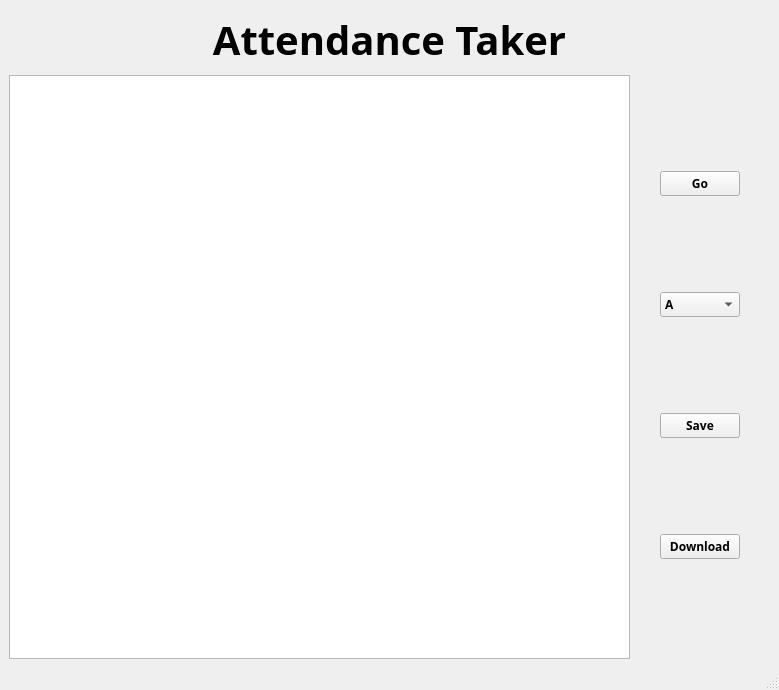
<?xml version="1.0" encoding="UTF-8"?>
<ui version="4.0">
 <class>MainWindow</class>
 <widget class="QMainWindow" name="MainWindow">
  <property name="geometry">
   <rect>
    <x>0</x>
    <y>0</y>
    <width>779</width>
    <height>690</height>
   </rect>
  </property>
  <property name="windowTitle">
   <string>MainWindow</string>
  </property>
  <widget class="QWidget" name="centralwidget">
   <layout class="QVBoxLayout" name="verticalLayout">
    <item>
     <widget class="QLabel" name="headingLabel">
      <property name="sizePolicy">
       <sizepolicy hsizetype="Preferred" vsizetype="Fixed">
        <horstretch>0</horstretch>
        <verstretch>0</verstretch>
       </sizepolicy>
      </property>
      <property name="minimumSize">
       <size>
        <width>0</width>
        <height>60</height>
       </size>
      </property>
      <property name="font">
       <font>
        <family>Century Gothic</family>
        <pointsize>30</pointsize>
        <weight>75</weight>
        <bold>true</bold>
       </font>
      </property>
      <property name="text">
       <string>Attendance Taker</string>
      </property>
      <property name="alignment">
       <set>Qt::AlignCenter</set>
      </property>
     </widget>
    </item>
    <item>
     <layout class="QHBoxLayout" name="contentBox">
      <property name="spacing">
       <number>0</number>
      </property>
      <item>
       <widget class="QTextBrowser" name="outputBox">
        <property name="whatsThis">
         <string>&lt;html&gt;&lt;head/&gt;&lt;body&gt;&lt;p&gt;Output Box&lt;/p&gt;&lt;/body&gt;&lt;/html&gt;</string>
        </property>
       </widget>
      </item>
      <item>
       <layout class="QVBoxLayout" name="verticalLayout_3">
        <property name="leftMargin">
         <number>30</number>
        </property>
        <property name="rightMargin">
         <number>30</number>
        </property>
        <item>
         <widget class="QPushButton" name="goButton">
          <property name="minimumSize">
           <size>
            <width>0</width>
            <height>0</height>
           </size>
          </property>
          <property name="font">
           <font>
            <family>Century Gothic</family>
            <weight>75</weight>
            <bold>true</bold>
           </font>
          </property>
          <property name="whatsThis">
           <string>&lt;html&gt;&lt;head/&gt;&lt;body&gt;&lt;p&gt;Start Attendance&lt;/p&gt;&lt;/body&gt;&lt;/html&gt;</string>
          </property>
          <property name="text">
           <string>Go</string>
          </property>
         </widget>
        </item>
        <item>
         <widget class="QComboBox" name="sheetChoice">
          <property name="font">
           <font>
            <family>Century Gothic</family>
            <weight>75</weight>
            <bold>true</bold>
           </font>
          </property>
          <property name="contextMenuPolicy">
           <enum>Qt::DefaultContextMenu</enum>
          </property>
          <property name="whatsThis">
           <string>&lt;html&gt;&lt;head/&gt;&lt;body&gt;&lt;p&gt;Choose the sheet containing all students&lt;/p&gt;&lt;/body&gt;&lt;/html&gt;</string>
          </property>
          <property name="layoutDirection">
           <enum>Qt::LeftToRight</enum>
          </property>
          <property name="duplicatesEnabled">
           <bool>true</bool>
          </property>
          <item>
           <property name="text">
            <string>A</string>
           </property>
          </item>
          <item>
           <property name="text">
            <string>B</string>
           </property>
          </item>
         </widget>
        </item>
        <item>
         <widget class="QPushButton" name="saveButton">
          <property name="font">
           <font>
            <family>Century Gothic</family>
            <weight>75</weight>
            <bold>true</bold>
           </font>
          </property>
          <property name="whatsThis">
           <string>&lt;html&gt;&lt;head/&gt;&lt;body&gt;&lt;p&gt;Save the current attendance.&lt;/p&gt;&lt;/body&gt;&lt;/html&gt;</string>
          </property>
          <property name="text">
           <string>Save</string>
          </property>
         </widget>
        </item>
        <item>
         <widget class="QPushButton" name="downloadButton">
          <property name="font">
           <font>
            <family>Century Gothic</family>
            <weight>75</weight>
            <bold>true</bold>
           </font>
          </property>
          <property name="whatsThis">
           <string>&lt;html&gt;&lt;head/&gt;&lt;body&gt;&lt;p&gt;Download the saved attendances. &lt;span style=&quot; font-weight:600;&quot;&gt;Attention - clears the saved attendances&lt;/span&gt;&lt;/p&gt;&lt;/body&gt;&lt;/html&gt;</string>
          </property>
          <property name="text">
           <string>Download</string>
          </property>
         </widget>
        </item>
       </layout>
      </item>
     </layout>
    </item>
   </layout>
  </widget>
  <widget class="QStatusBar" name="statusbar"/>
 </widget>
 <resources/>
 <connections/>
</ui>
